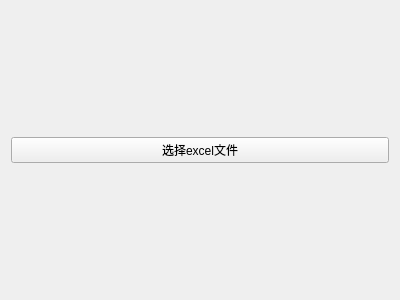
<?xml version="1.0" encoding="UTF-8"?>
<ui version="4.0">
 <class>Widget</class>
 <widget class="QWidget" name="Widget">
  <property name="geometry">
   <rect>
    <x>0</x>
    <y>0</y>
    <width>400</width>
    <height>300</height>
   </rect>
  </property>
  <property name="windowTitle">
   <string>Widget</string>
  </property>
  <layout class="QGridLayout" name="gridLayout">
   <item row="0" column="0">
    <widget class="QPushButton" name="pushButtonSelFile">
     <property name="text">
      <string>选择excel文件</string>
     </property>
    </widget>
   </item>
  </layout>
 </widget>
 <layoutdefault spacing="6" margin="11"/>
 <resources/>
 <connections/>
</ui>
